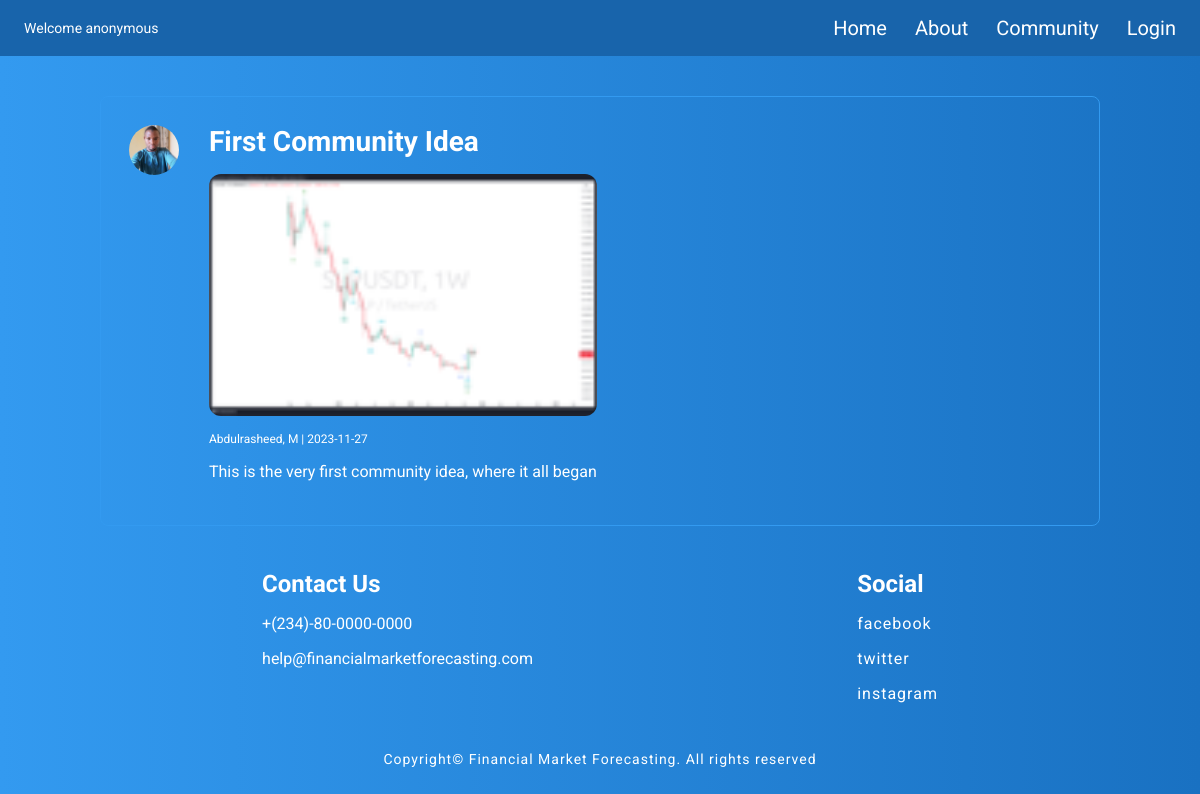
/post/1, run on the app's committed database.
### forecasting/models.py (models this page shows, shortened)
class User(db.Model, UserMixin):
     id = db.Column(db.Integer, primary_key=True)
     firstname = db.Column(db.String(25), nullable=False)
     lastname = db.Column(db.String(25), nullable=False)
     email = db.Column(db.String(25), unique=True, nullable=False)
     image_file = db.Column(db.String(20), nullable=False, default='default.jpg')
     password = db.Column(db.String(60), nullable=False)
     posts = db.relationship('Post', backref='author', lazy=True)

class Post(db.Model):
     id = db.Column(db.Integer, primary_key=True)
     title = db.Column(db.String(100), nullable=False)
     date_posted = db.Column(db.DateTime, nullable=False, default=datetime.utcnow)
     content = db.Column(db.Text, nullable=False)
     chart = db.Column(db.String(255))
     user_id = db.Column(db.Integer, db.ForeignKey('user.id'), nullable=False)

### forecasting/routes.py (the view)
@app.route("/post/<int:post_id>")
def post(post_id):
    post = Post.query.get_or_404(post_id)
    return render_template('post.html', title=post.title, post=post)

### forecasting/templates/post.html (shortened to what this page needs)
{% extends "layout.html"%}
{% block content %}
<div class="shared-post">
  <div>
    <img src="{{ url_for('static', filename='images/' + post.author.image_file)}}" alt="profile" class="user-post-img">
  </div>
  <div class="post-content">
    <h3 class="post-content-header">{{ post.title }}</h3>
    <img src="{{ url_for('static', filename='images/' + post.chart) }}" alt="chart-img" class="post-content-img">
    <p class="post-author-date">{{ post.author.firstname }}, {{ post.author.lastname[0] }} | {{
      post.date_posted.strftime('%Y-%m-%d') }}</p>
    <p class="post-comment">{{ post.content }}</p>
  </div>
</div>
{% endblock content %}

### forecasting/static/main.css (style rules this page uses)
* { margin: 0; padding: 0; color: #fff; box-sizing: border-box; font-family: 'Roboto', sans-serif; }
body { background: linear-gradient(to right, #339af0, #1971c2); }
.shared-post { display: flex; margin-top: 36px; border-radius: 8px; padding: 28px; border: 1px solid #339af0; gap: 20px; }
.user-post-img { width: 50px; height: 50px; border-radius: 50%; }
.post-content { margin-left: 10px; display: flex; flex-direction: column; }
.post-content-header { font-size: 28px; margin-bottom: 16px; }
.post-content-img { width: 100%; object-fit: contain; border-radius: 12px; margin-bottom: 16px; }
.post-author-date { font-size: 12px; margin-bottom: 16px; }
.post-comment { font-size: 16px; margin-bottom: 16px; }

### data on the page
User: image_file (picture), author.firstname "Abdulrasheed", author "M"
Post: title "First Community Idea", chart (picture), date_posted "2023-11-27", content "This is the very first community idea, where it all began"
